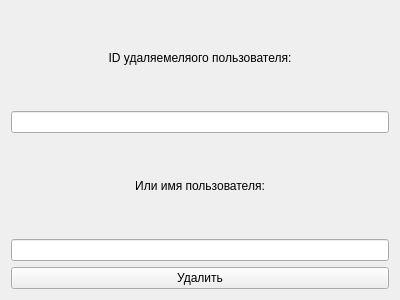
<?xml version="1.0" encoding="UTF-8"?>
<ui version="4.0">
    <class>Form</class>
    <widget class="QWidget" name="Form">
        <property name="geometry">
            <rect>
                <x>0</x>
                <y>0</y>
                <width>400</width>
                <height>300</height>
            </rect>
        </property>
        <property name="windowTitle">
            <string>Удалить пользователя</string>
        </property>
        <layout class="QGridLayout" name="gridLayout_2">
            <item row="0" column="0">
                <layout class="QGridLayout" name="gridLayout">
                    <item row="3" column="0">
                        <widget class="QLineEdit" name="lineEdit_2"/>
                    </item>
                    <item row="2" column="0">
                        <widget class="QLabel" name="label_2">
                            <property name="text">
                                <string>Или имя пользователя:</string>
                            </property>
                            <property name="alignment">
                                <set>Qt::AlignCenter</set>
                            </property>
                        </widget>
                    </item>
                    <item row="0" column="0">
                        <widget class="QLabel" name="label">
                            <property name="text">
                                <string>ID удаляемеляого пользователя:</string>
                            </property>
                            <property name="alignment">
                                <set>Qt::AlignCenter</set>
                            </property>
                        </widget>
                    </item>
                    <item row="1" column="0">
                        <widget class="QLineEdit" name="lineEdit"/>
                    </item>
                    <item row="4" column="0">
                        <widget class="QPushButton" name="pushButton">
                            <property name="text">
                                <string>Удалить</string>
                            </property>
                        </widget>
                    </item>
                </layout>
            </item>
        </layout>
    </widget>
    <resources/>
    <connections/>
</ui>
